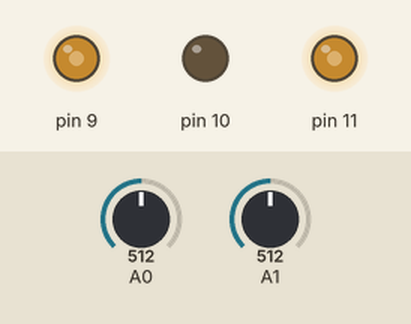
The sketch below on a simulated Arduino Uno, built with avr-gcc and run on an emulated ATmega328P. Parts: output pins drawn as LEDs (lit = HIGH). The inputs (shaded band) are chosen by the test bench; at power-on: A0 = 512, A1 = 512.

Above: at 1.2 s.
1.3 s: A0 set to 716
At 2.5 s:
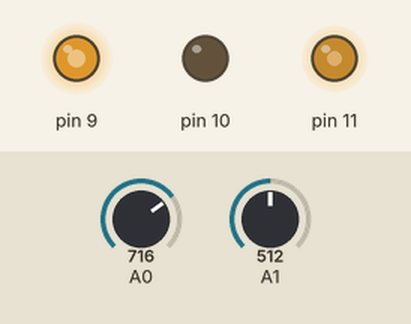
2.8 s: A1 set to 716
At 3.6 s:
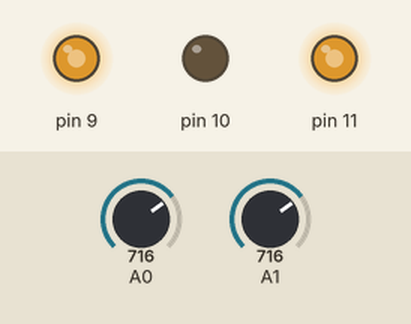
4.3 s: A0 set to 900
At 4.8 s:
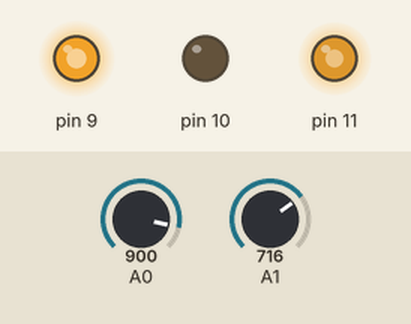
5.8 s: A1 set to 900
At 7.0 s:
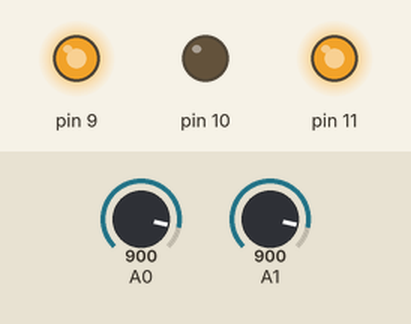
7.3 s: A0 set to 511
At 8.3 s:
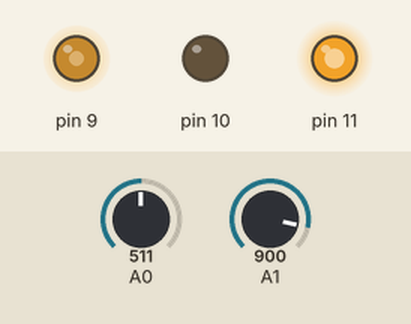
8.8 s: A1 set to 122
At 9.4 s:
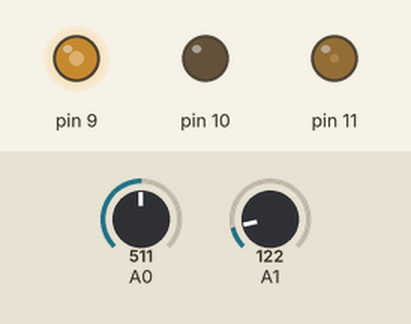
Timing chart, 0 to 11.3 s (numbered marks = the images above; inputs shaded):
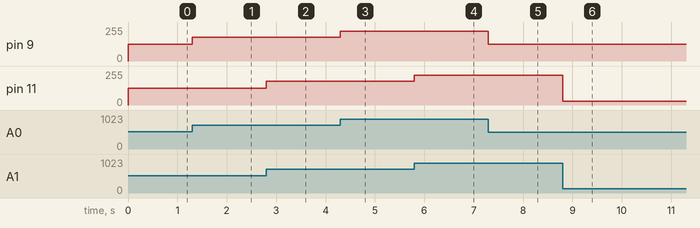

Measured:
- after the input at 1.3 s, pin 9: 127/255 → 178/255 at once
- after the input at 2.8 s, pin 11: 127/255 → 178/255 at once
- after the input at 4.3 s, pin 9: 178/255 → 224/255 at once
- after the input at 5.8 s, pin 11: 178/255 → 224/255 at once
- after the input at 7.3 s, pin 9: 224/255 → 127/255 at once
- after the input at 8.8 s, pin 11: 224/255 → 30/255 at once

The sketch:

rdg_led.ino
```cpp
void setup() {
  pinMode(9, OUTPUT);
  pinMode(10, OUTPUT);
  pinMode(11, OUTPUT);

  pinMode(A0, INPUT);
  pinMode(A1, INPUT);
  Serial.begin(9600);
}

void loop() {
  analogWrite(9, analogToPWM(A0));
  analogWrite(10, 0);
  analogWrite(11, analogToPWM(A1));
}

int analogToPWM(int pinNum) {
  int pwmValue = analogRead(pinNum);
  pwmValue = map(pwmValue, 0, 1023, 0, 255);
  pwmValue = constrain(pwmValue, 0, 255);
  return pwmValue;
}
```
